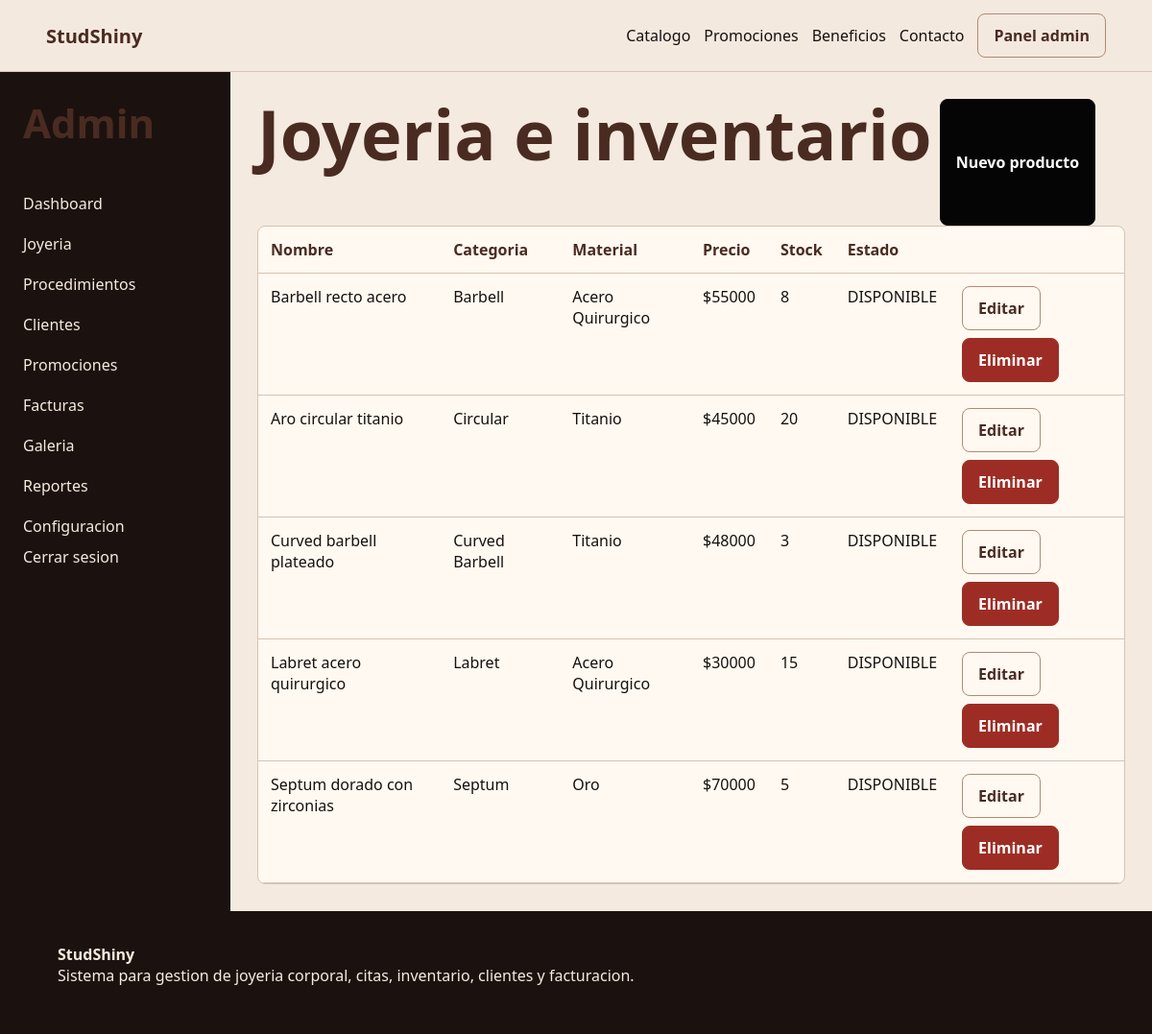
The page /panel/productos/ (signed in) on the database its author committed.
### core/models.py (models this page shows, shortened)
class Producto(models.Model):
    ESTADOS = [
        ("DISPONIBLE", "Disponible"),
        ("AGOTADO", "Agotado"),
    ]
    nombre = models.CharField(max_length=120)
    categoria = models.CharField(max_length=60)
    material = models.CharField(max_length=60)
    color = models.CharField(max_length=40)
    calibre = models.CharField(max_length=40, blank=True)
    medida = models.CharField(max_length=40, blank=True)
    precio = models.DecimalField(max_digits=10, decimal_places=2, validators=[MinValueValidator(1)])
    stock = models.PositiveIntegerField(default=0)
    stock_minimo = models.PositiveIntegerField(default=5)
    descripcion = models.TextField(blank=True)
    imagen = models.CharField(max_length=255, blank=True)
    en_promocion = models.BooleanField(default=False)
    estado = models.CharField(max_length=20, choices=ESTADOS, default="DISPONIBLE")
    creado = models.DateTimeField(auto_now_add=True)
    actualizado = models.DateTimeField(auto_now=True)
    class Meta:
        ordering = ["categoria", "nombre"]

### core/views.py (the view)
# urls.py: path("panel/productos/", views.ProductoListView.as_view(), name="producto_list"),
class ProductoListView(AdminRequiredMixin, ListView):
    model = Producto
    template_name = "core/admin/productos/list.html"
    context_object_name = "productos"

### core/views.py (called while the page is built)
def es_admin(user):
    return user.is_authenticated and user.is_staff

    def dispatch(self, request, *args, **kwargs):
        if not es_admin(request.user):
            return redirect("login")
        return super().dispatch(request, *args, **kwargs)

### core/templates/core/admin/productos/list.html
{% extends "core/admin/base_admin.html" %}
{% block admin_content %}
<div class="actions"><h1>Joyeria e inventario</h1><a class="button" href="{% url 'producto_create' %}">Nuevo producto</a></div>
<div class="table-wrap"><table><thead><tr><th>Nombre</th><th>Categoria</th><th>Material</th><th>Precio</th><th>Stock</th><th>Estado</th><th></th></tr></thead><tbody>
{% for p in productos %}<tr><td>{{ p.nombre }}</td><td>{{ p.categoria }}</td><td>{{ p.material }}</td><td>${{ p.precio|floatformat:0 }}</td><td>{{ p.stock }}</td><td>{{ p.estado }}</td><td class="actions"><a class="button light" href="{% url 'producto_update' p.id %}">Editar</a><a class="button danger" href="{% url 'producto_delete' p.id %}">Eliminar</a></td></tr>{% empty %}<tr><td colspan="7">Sin productos.</td></tr>{% endfor %}
</tbody></table></div>
{% endblock %}

### core/static/core/styles.css (style rules this page uses)
:root { --cream: #f4eadf; --paper: #fff9f1; --terracotta: #b38971; --terracotta-dark: #8d5f49; --coffee: #4a2b22; --ink: #16110f; --muted: #7a665e; --line: #d8c3b4; --danger: #9d2d24; --success: #26633a; }
* { box-sizing: border-box; }
body { margin: 0; background: var(--cream); color: var(--ink); font-family: "Segoe UI", Arial, sans-serif; }
a { color: inherit; text-decoration: none; }
.button, button { display: inline-flex; justify-content: center; align-items: center; border: 1px solid #050505; border-radius: 8px; background: #050505; color: #fff; font-weight: 800; padding: 11px 16px; cursor: pointer; }
.button.light { background: transparent; color: var(--coffee); border-color: var(--terracotta); }
.button.danger { background: var(--danger); border-color: var(--danger); }
h1, h2, h3, p { margin-top: 0; }
h1 { font-size: clamp(38px, 6vw, 76px); line-height: 1; color: var(--coffee); }
.table-wrap { overflow-x: auto; background: var(--paper); border: 1px solid var(--line); border-radius: 8px; }
table { width: 100%; border-collapse: collapse; }
th, td { text-align: left; padding: 13px; border-bottom: 1px solid var(--line); vertical-align: top; }
th { color: var(--coffee); }
.actions { display: flex; flex-wrap: wrap; gap: 8px; }

### rows shown on the page
Producto: nombre "Barbell recto acero", categoria "Barbell", material "Acero Quirurgico", precio "55000", stock "8", estado "DISPONIBLE"
Producto: nombre "Aro circular titanio", categoria "Circular", material "Titanio", precio "45000", stock "20", estado "DISPONIBLE"
Producto: nombre "Curved barbell plateado", categoria "Curved Barbell", material "Titanio", precio "48000", stock "3", estado "DISPONIBLE"
Producto: nombre "Labret acero quirurgico", categoria "Labret", material "Acero Quirurgico", precio "30000", stock "15", estado "DISPONIBLE"
Producto: nombre "Septum dorado con zirconias", categoria "Septum", material "Oro", precio "70000", stock "5", estado "DISPONIBLE"
